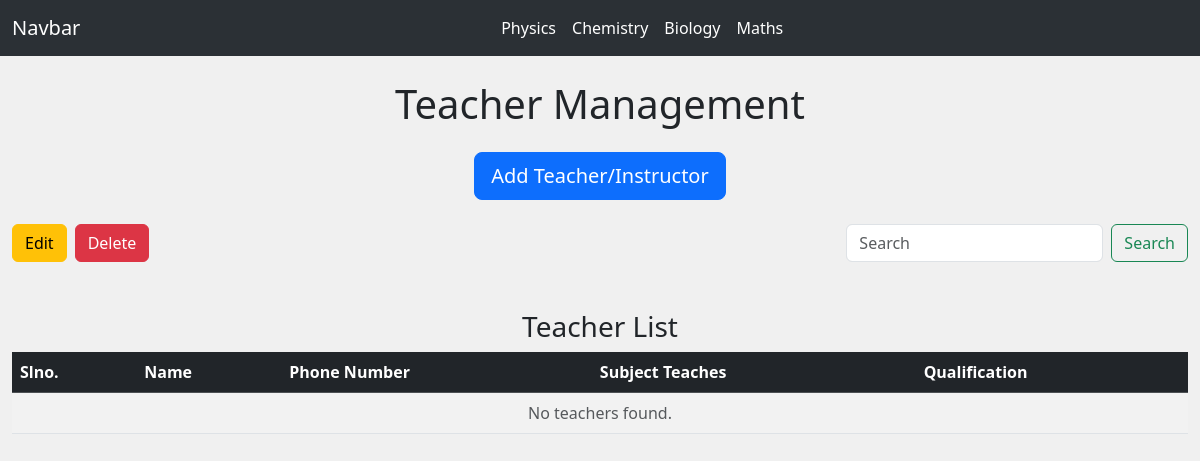
Before: /add-teacher/ with the older database file.
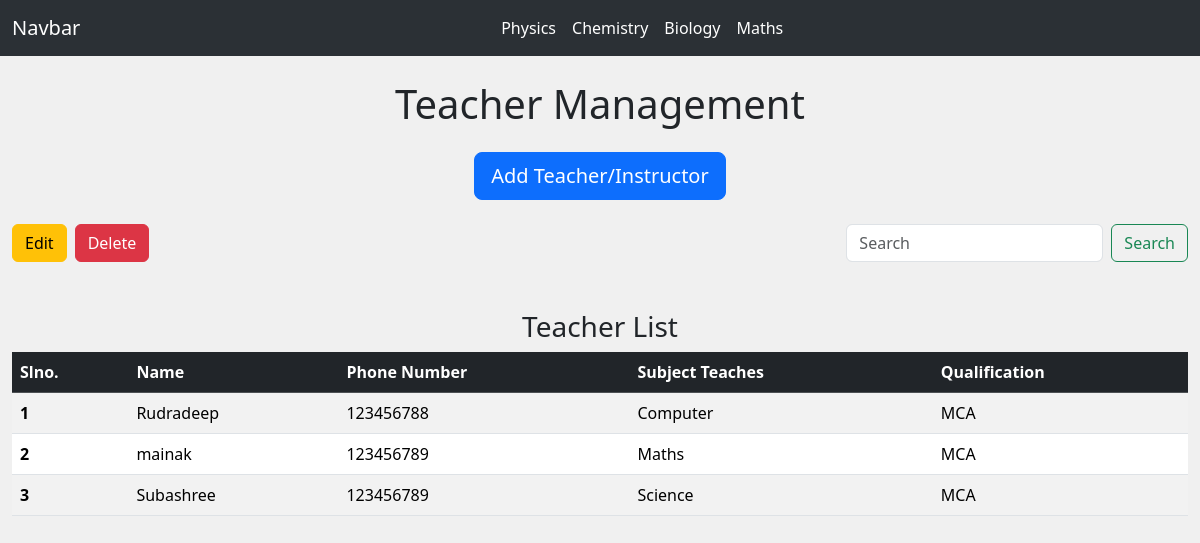
After: the same page with the newer database file.
### myapp/models.py (models this page shows, shortened)
class Teacher(models.Model):
    name = models.CharField(max_length=100)
    phone_number = models.CharField(max_length=15)
    subject_teaches = models.CharField(max_length=100)
    qualification = models.CharField(max_length=100)

### myapp/views.py (the view)
# urls.py: path('add-teacher/', views.add_teacher, name='add_teacher'),
def add_teacher(request):
    search_query = request.GET.get('search', '')  # Get the search query
    if request.method == 'POST':
        form = TeacherForm(request.POST)
        if form.is_valid():
            form.save()
            messages.success(request, 'Teacher added successfully!')
            return redirect('add_teacher')  # Redirect to the same page after saving
    else:
        form = TeacherForm()
    if search_query:
        teachers = Teacher.objects.filter(
            Q(name__icontains=search_query) |
            Q(phone_number__icontains=search_query) |
            Q(subject_teaches__icontains=search_query) |
            Q(qualification__icontains=search_query)
        )
    else:
        teachers = Teacher.objects.all()
    return render(request, 'add_teacher.html', {'form': form, 'teachers': teachers, 'search': search_query})

### myapp/forms.py
class TeacherForm(forms.ModelForm):
    class Meta:
        model = Teacher
        fields = ['name', 'phone_number', 'subject_teaches', 'qualification']
        widgets = {
            'name': forms.TextInput(attrs={'class': 'form-control', 'placeholder': 'Enter teacher name'}),
            'phone_number': forms.TextInput(attrs={'class': 'form-control', 'placeholder': 'Enter phone number'}),
            'subject_teaches': forms.TextInput(attrs={'class': 'form-control', 'placeholder': 'Enter subject taught'}),
            'qualification': forms.TextInput(attrs={'class': 'form-control', 'placeholder': 'Enter qualification'}),
        }

### templates/add_teacher.html (shortened to what this page needs)
{% extends "base.html" %}
{% load static %}
{% block body %}
<div class="container-fluid mt-4">
    <h1 class="mb-4 text-center">Teacher Management</h1>
    <div class="text-center mb-4">
        <button type="button" class="btn btn-primary btn-lg" data-bs-toggle="modal" data-bs-target="#addTeacherModal">
            Add Teacher/Instructor
        </button>
    </div>
    <div class="d-flex mb-3">
        <button type="button" class="btn btn-warning me-2" id="toggleEdit">Edit</button>
        <button type="button" class="btn btn-danger" id="toggleDelete">Delete</button>
        <form class="d-inline-flex ms-auto" method="GET" action="{% url 'add_teacher' %}" role="search">
            <input class="form-control me-2" type="search" name="search" placeholder="Search" aria-label="Search" value="{{ request.GET.search }}">
            <button class="btn btn-outline-success" type="submit">Search</button>
        </form>
    </div>
    <h3 class="mt-5 text-center">Teacher List</h3>
    <div class="table-responsive">
        <table class="table table-striped">
            <thead class="table-dark">
                <tr>
                    <th>Slno.</th>
                    <th>Name</th>
                    <th>Phone Number</th>
                    <th>Subject Teaches</th>
                    <th>Qualification</th>
                </tr>
            </thead>
            <tbody>
                {% for teacher in teachers %}
                <tr>
                    <th scope="row">{{ forloop.counter }}</th>
                    <td>{{ teacher.name }}</td>
                    <td>{{ teacher.phone_number }}</td>
                    <td>{{ teacher.subject_teaches }}</td>
                    <td>{{ teacher.qualification }}</td>
                </tr>
                {% empty %}
                <tr>
                    <td colspan="7" class="text-center text-muted">No teachers found.</td>
                </tr>
                {% endfor %}
            </tbody>
        </table>
    </div>
</div>
{% endblock body %}

Changed rows visible on the page:
added Teacher: name "Rudradeep", phone_number "123456788", subject_teaches "Computer", qualification "MCA"
added Teacher: name "mainak", phone_number "123456789", subject_teaches "Maths", qualification "MCA"
added Teacher: name "Subashree", phone_number "123456789", subject_teaches "Science", qualification "MCA"
Other visible differences:
text no longer shown: "No teachers found."
